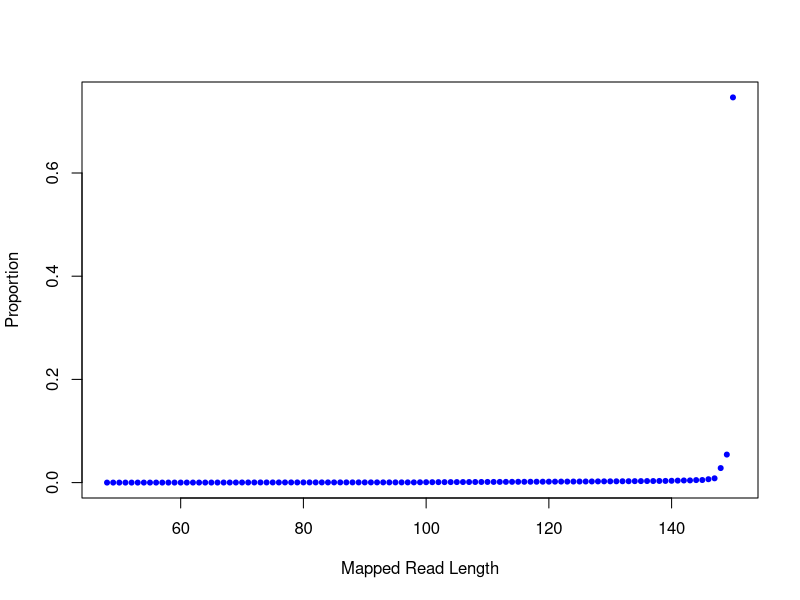

Write the R code that produced this figure.
png("/rds/user/is460/hpc-work/muscle-rnaseq/ezbamqc/output/figs/srpk3_wt_ttnb_het_2.readlen_profile.png",width=500,height=500,units="px")
readlen_val=c(48,49,50,51,52,53,54,55,56,57,58,59,60,61,62,63,64,65,66,67,68,69,70,71,72,73,74,75,76,77,78,79,80,81,82,83,84,85,86,87,88,89,90,91,92,93,94,95,96,97,98,99,100,101,102,103,104,105,106,107,108,109,110,111,112,113,114,115,116,117,118,119,120,121,122,123,124,125,126,127,128,129,130,131,132,133,134,135,136,137,138,139,140,141,142,143,144,145,146,147,148,149,150)
readlen_count=c(59,122,212,360,433,697,796,939,1101,1242,1708,1699,1926,2060,2415,2554,2861,3130,3726,4156,4683,5513,7184,7660,8179,9363,8684,9051,9634,10655,10142,10413,10466,11517,10839,11097,11465,11536,11834,11998,11987,12447,12261,12505,12782,12517,12739,12766,12867,13156,13451,18590,22617,24035,26839,27772,29847,31131,32928,34207,36100,37204,39259,40189,41770,43757,45598,48295,48411,50090,51577,53997,55740,57616,60340,60344,63153,64426,66356,68505,71733,74825,75480,77628,80776,82273,87144,89381,93129,93582,98756,100598,108451,118271,127824,130928,150162,154447,203295,257297,873667,1686143,23183300)
plot(readlen_val,(readlen_count/31055706),pch=20,xlab="Mapped Read Length",ylab="Proportion",col="blue")
dev.state=dev.off()
